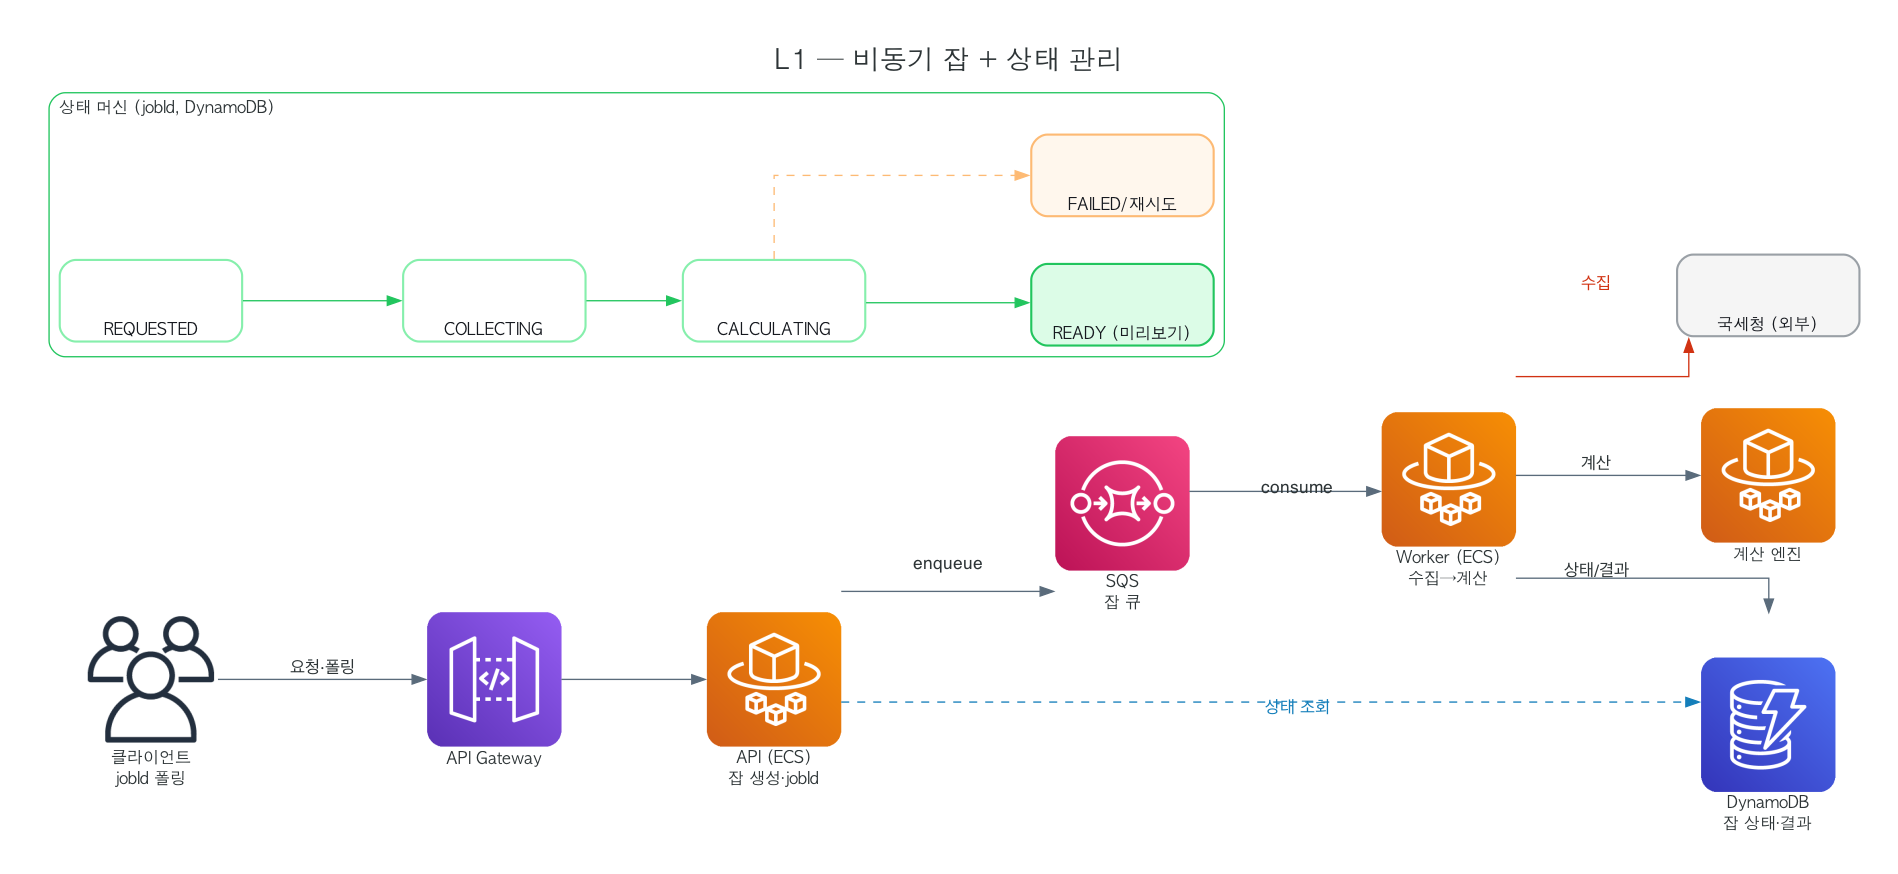

This figure's Python source:
from diagrams import Diagram, Cluster, Edge
from diagrams.aws.network import APIGateway
from diagrams.aws.compute import Fargate
from diagrams.aws.integration import SQS
from diagrams.aws.database import Dynamodb
from diagrams.aws.general import Users
from diagrams import Node
def Box(label, stroke="#9AA0A6", fill="#F5F5F5"):
    return Node(label, shape="box", style="rounded,filled", fillcolor=fill, color=stroke,
                penwidth="1.6", fontname="AppleGothic", fontsize="12", fontcolor="#16191F",
                width="1.9", height="0.85", fixedsize="false", image="")
ga={"fontname":"AppleGothic","bgcolor":"white","fontsize":"20","labelloc":"t","pad":"0.4","nodesep":"0.5","ranksep":"1.0"}
na={"fontname":"AppleGothic","fontsize":"12"}; ea={"fontname":"AppleGothic","fontsize":"11","color":"#5A6B7B"}
BLUE="#147EBA"
with Diagram("L1 — 비동기 잡 + 상태 관리", filename="L1-비동기-상태관리", outformat="png", show=False, direction="LR", graph_attr=ga, node_attr=na, edge_attr=ea):
    c=Users("클라이언트\njobId 폴링")
    nts=Box("국세청 (외부)")
    apigw=APIGateway("API Gateway")
    api=Fargate("API (ECS)\n잡 생성·jobId")
    sqs=SQS("SQS\n잡 큐")
    worker=Fargate("Worker (ECS)\n수집→계산")
    calc=Fargate("계산 엔진")
    ddb=Dynamodb("DynamoDB\n잡 상태·결과")
    c >> Edge(label="요청·폴링") >> apigw >> api >> Edge(label="enqueue") >> sqs >> Edge(label="consume") >> worker
    worker >> Edge(label="수집", color="#D13212", fontcolor="#D13212") >> nts
    worker >> Edge(label="계산") >> calc
    worker >> Edge(label="상태/결과") >> ddb
    api >> Edge(label="상태 조회", style="dashed", color=BLUE, fontcolor=BLUE) >> ddb
    with Cluster("상태 머신 (jobId, DynamoDB)", graph_attr={"fontname":"AppleGothic","bgcolor":"white","pencolor":"#22C55E"}):
        s1=Box("REQUESTED","#86EFAC","#FFFFFF"); s2=Box("COLLECTING","#86EFAC","#FFFFFF"); s3=Box("CALCULATING","#86EFAC","#FFFFFF"); s4=Box("READY (미리보기)","#22C55E","#DCFCE7"); s5=Box("FAILED/재시도","#FDBA74","#FFF7ED")
        s1 >> Edge(color="#22C55E") >> s2 >> Edge(color="#22C55E") >> s3 >> Edge(color="#22C55E") >> s4
        s3 >> Edge(color="#FDBA74", style="dashed") >> s5
